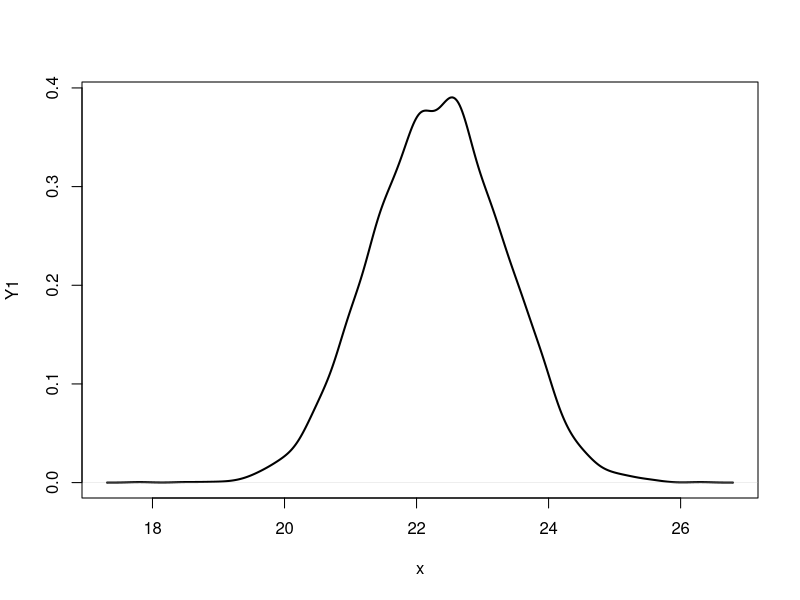
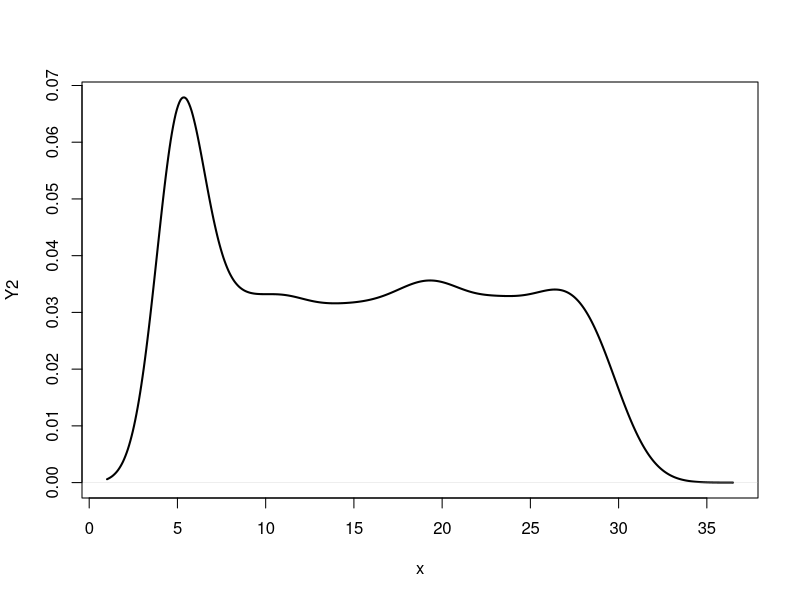
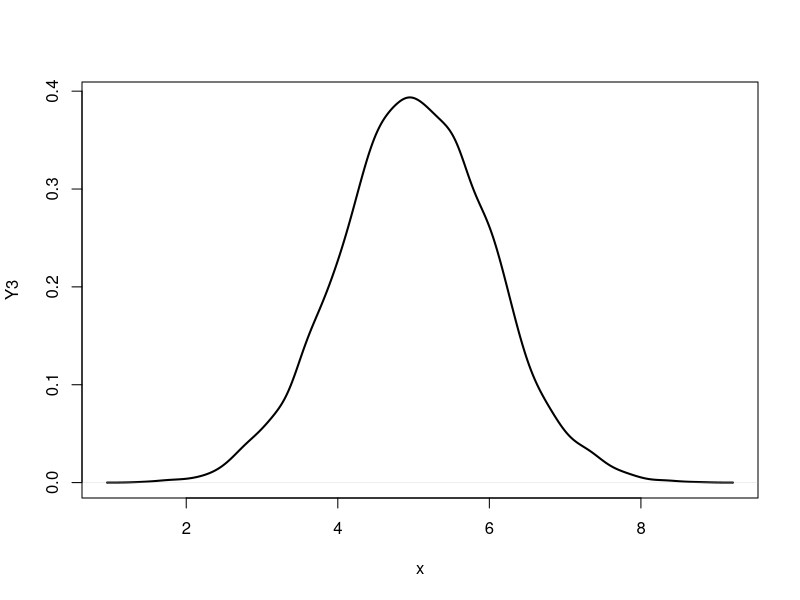

R code for these plots, in order:
valA = runif(5000)
valB = runif(5000)
valC = runif(5000)

error1 = rnorm(5000, 0, 1)
error2 = rnorm(5000, 0, 1)
error3 = rnorm(5000, 0, 1)

xpA = 10/((-log(valA))^(1/10))
xpB = 30*valB
xpC = -10*log(1-valC)

y1 = max(12, xpA) + error1
y2 = pmax(5, xpB + error2)
y3 = min(10, xpC + 5) + error3

fy1 = density(y1)
fy2 = density(y2)
fy3 = density(y3)

plot(fy1, col = 1, lwd = 2,
     main = "", xlab = "x", ylab = "Y1")
EY1 = sum(fy1$x * fy1$y) * diff(fy1$x[1:2])

plot(fy2, col = 1, lwd = 2,
     main = "", xlab = "x", ylab = "Y2")
EY2 = sum(fy2$x * fy2$y) * diff(fy2$x[1:2])

plot(fy3, col = 1, lwd = 2,
     main = "", xlab = "x", ylab = "Y3")
EY3 = sum(fy3$x * fy3$y) * diff(fy3$x[1:2])


